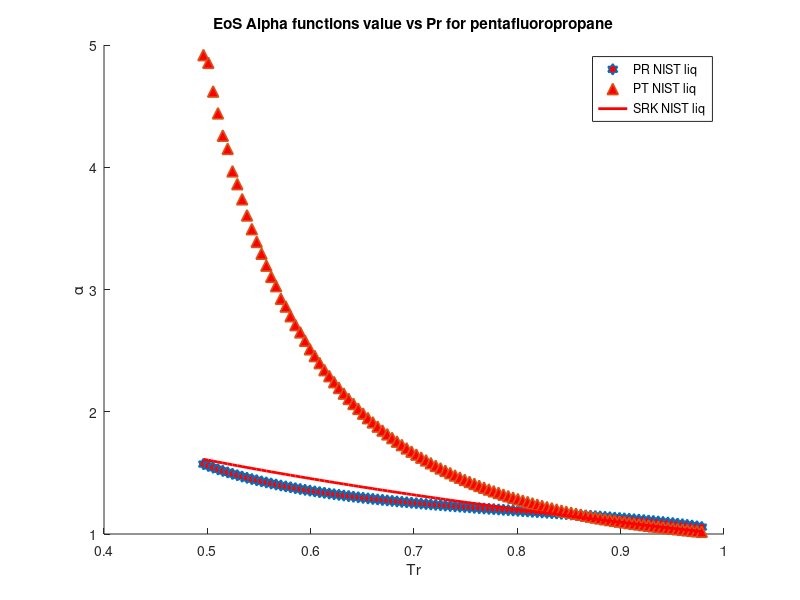

Source code (MATLAB):
clear 
clc
load pentafluoropropane_sat_data.mat
%alpha PR & SRK for pentafluoropropane
P = P*10^6;
omega = 0.3724; %Acentric factor
Tc = 427.2; %K
Pc = 3640000; %Pa
R = 8.31446 %J/K*mol
Zc = 0.266;
b1 = 0.07780*(R*Tc/Pc);
a1 = 0.45724*(((R^2)*(Tc^2))/Pc);
b2 = 0.08664*(R*Tc/Pc);
a2 = 0.42747*(((R^2)*(Tc^2))/Pc);
omega_c = 1-3*Zc;
omega_b = 0.08446114781;
omega_a = 3*Zc^2+3*(1-2*Zc)*omega_b+omega_b^2+1-3*Zc;
a3 = omega_a*(((R^2)*(Tc^2))/Pc);
b3 = omega_b*(R*Tc/Pc);
c3 = omega_c*(R*Tc/Pc);
T = 212.0; %k
M = 134.049/1000; %kg/mol
S1=0.37464+1.54226*omega-0.26992*omega^2;
S2=0.48508+1.55171*omega-0.176*omega^2;

for i = 1:1:104
   Pr = P/Pc; 
   Tr = T/Tc;
   Tr_list(i)=Tr;
   Vm_liq(i) = M/rho_liq(i);
   Vm_vap(i) = M/rho_vap(i);
   alpha_PT_liq(i) = ((R*T)/(Vm_liq(i)-b3)-P(i))*((Vm_liq(i)^2+b3*Vm_liq(i)+c3*Vm_liq(i)-c3*b3)/a3);
   alpha_PT_vap(i) = ((R*T)/(Vm_vap(i)-b3)-P(i))*((Vm_vap(i)^2+b3*Vm_vap(i)+c3*Vm_vap(i)-c3*b3)/a3);
   alpha_PR_liq(i) = ((R*T)/(Vm_liq(i)-b1)-P(i))*((Vm_liq(i)^2+2*b1*Vm_liq(i)-b1^2)/a1)
   alpha_SRK_liq(i) = ((R*T)/(Vm_liq(i)-b2)-P(i))*((Vm_liq(i)^2+b2*Vm_liq(i))/a2);
   alpha_PR_vap(i) = ((R*T)/(Vm_vap(i)-b1)-P(i))*((Vm_vap(i)^2+2*b1*Vm_vap(i)-b1^2)/a1);
   alpha_SRK_vap(i) = ((R*T)/(Vm_vap(i)-b2)-P(i))*((Vm_vap(i)^2+b2*Vm_vap(i))/a2);
   alpha_soave_PR(i) =(1+S1*(1-sqrt(Tr)))^2;
   alpha_soave_SRK(i) =(1+S2*(1-sqrt(Tr)))^2;
   alpha_Gasem(i) = exp((1.943+0.926*Tr)*(1-(Tr)^0.1441));
%    alpha_twu(i) = (Tr)^(0.081043)*exp(0.915696*(1-(Tr)^(2.61622)));
   Temp(i)=T;
   T = T+2;
end
hold on

 plot(Tr_list,alpha_PR_liq,'h','MarkerSize',8,'MarkerFaceColor','r','LineWidth',1.2)
% plot(Tr_list,alpha_PT_liq,'h','MarkerSize',8,'MarkerFaceColor','g','LineWidth',1.2)
% plot(Tr_list,alpha_SRK_vap,'h','MarkerSize',8,'MarkerFaceColor','m','LineWidth',1.2)
 plot(Tr_list,alpha_PR_vap,'^','MarkerSize',8,'MarkerFaceColor','r','LineWidth',1.2)
% plot(Tr_list,alpha_PT_vap,'^','MarkerSize',8,'MarkerFaceColor','g','LineWidth',1.2)
% plot(Tr_list,alpha_SRK_vap,'^','MarkerSize',8,'MarkerFaceColor','m','LineWidth',1.2)
 plot(Tr_list,alpha_soave_PR,'r','LineWidth',2)
% plot(Tr_list,alpha_soave_SRK,'g','LineWidth',2)
% plot(Tr_list,alpha_Gasem,'b','LineWidth',2)

hold off
legend('PR NIST liq','PT NIST liq','SRK NIST liq','PR NIST vap','PT NIST vap','SRK NIST vapor','Soave PR','Soave SRK','Gasem')
xlabel('Tr')
ylabel('\alpha')
title('EoS Alpha functions value vs Pr for pentafluoropropane')
% axis([0.6,1,0.8,2.4])
